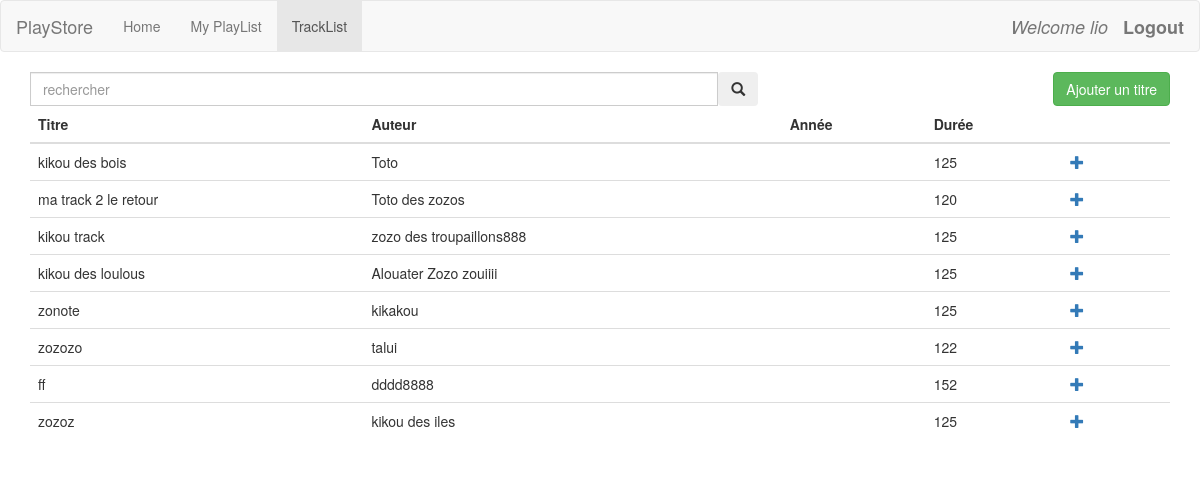
Screenshot of /index.php?action=TrackList (signed in) with the database file from the repository.
### tables this page shows
CREATE TABLE `track` (
  `title` text NOT NULL,
  `duration` int(3) DEFAULT NULL,
  `id` int(11) NOT NULL,
  `author` varchar(45) NOT NULL
);

### view/View.php (called while the page is built, shortened)
<?php
class View {
    private $viewTemplate;
    function __construct($viewFileName){
            $this->viewTemplate = $viewFileName;
    }
    function render($data){
        require(dirname(__FILE__).'/'.$this->viewTemplate.'.php');
    }
}

### controller/TrackList.php (called while the page is built, shortened)
<?php
include(dirname(__FILE__).'/../dao/TrackStore.php');
class TrackList extends Controller {
    public function run(){
        $searchStr = filter_input(INPUT_GET, 'search', FILTER_SANITIZE_STRING);
        if ($searchStr){
            $tracks = \PlayList\Dao\TrackStore::getTracksByTitle($searchStr);
        }else{
             $tracks = \PlayList\Dao\TrackStore::getTracks();
        }
        $playlists = \PlayList\Dao\PlayListStore::getPlayLists($this->current_userid);
        $view = new \PlayList\View\View('TrackListView');
        $view->render(array(
            "content"=>$tracks,
            "search"=> $searchStr,
            "playlists"=> $playlists,
            "isadmin" => $this->isAdmin()));
    }
}

### dao/TrackStore.php (called while the page is built, shortened)
<?php
require(dirname(__FILE__).'/../model/Track.class.php');
class TrackStore {
    static function  getTracks(){
	$pdo = DB::getConnection();
	$sql = "SELECT * FROM track;";
	$stmt = $pdo->query($sql);
        $tracks = $stmt->fetchAll(PDO::FETCH_CLASS | PDO::FETCH_PROPS_LATE, Track::class);
	return $tracks;
    }
}

### model/Track.class.php (called while the page is built, shortened)
<?php
class Track {
  private $id;
  private $title;
  private $duration;
  private $author;
  function getId() {
      return $this->id;
  }
  function getTitle() {
      return $this->title;
  }
  function getDuration() {
      return $this->duration;
  }
  function getAuthor() {
      return $this->author;
  }
}

### view/TrackListView.php (the view, shortened to what this page needs)
 <form action="index.php" method="get">
    <div class="input-group col-md-12">
        <input type="text" name="search" class="form-control" placeholder="rechercher" value="<?php echo $data['search']; ?>"/>
        <span class="input-group-btn">
            <button class="btn btn-secondary" type="submit">
                <i class="glyphicon glyphicon-search"></i>
            </button>
        </span>
        <a type="button" class="btn btn-success pull-right" href="index.php?action=TrackNew">Ajouter un titre</a>
    </div>
 </form>
<table class="table table-hover">
    <thead>
        <tr>
            <th>Titre</th>
            <th>Auteur</th>
            <th>Année</th>
            <th>Durée</th>
            <th></th>
        </tr>
    </thead>
    <tbody>
<?php
foreach ($data['content'] as $track) {
    echo '<tr><td>'.$track->getTitle().'</td><td>'.$track->getAuthor().'</td><td>'
            . '</td><td>'.$track->getDuration().'</td><td>';
    echo '<a href="#modal-playlist" data-toggle="modal" class="add-to-playlist" data-id="'.$track->getId().'" title="add to playlist"><span class="glyphicon glyphicon-plus">&nbsp;</span></a>'
            . '</td></tr>';
}
?>
    </tbody>
    </table>

### rows the page displays
track: title "kikou des bois", author "Toto", duration "125"
track: title "ma track 2 le retour", author "Toto des zozos", duration "120"
track: title "kikou track", author "zozo des troupaillons888", duration "125"
track: title "kikou des loulous", author "Alouater Zozo zouiiii", duration "125"
track: title "zonote", author "kikakou", duration "125"
track: title "zozozo", author "talui", duration "122"
track: title "ff", author "dddd8888", duration "152"
track: title "zozoz", author "kikou des iles", duration "125"

### other values shown
$data["current_user"] "lio"
